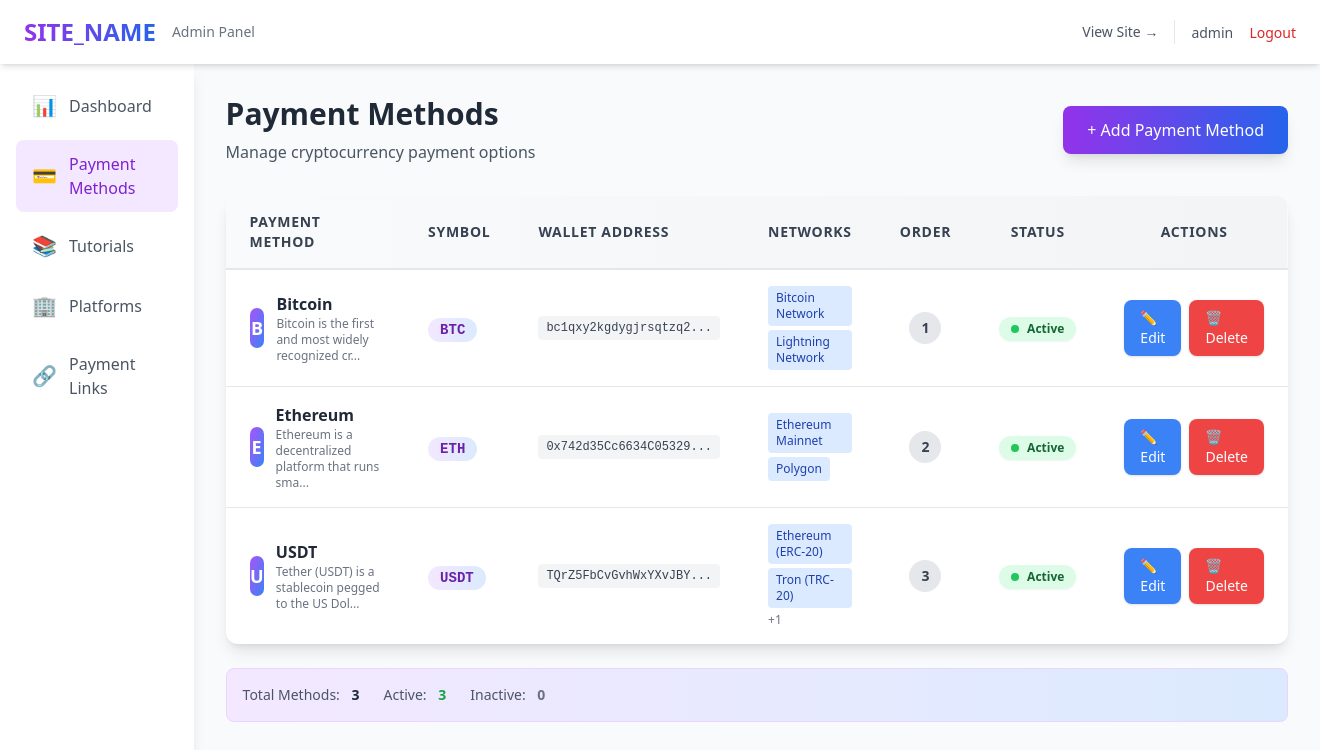
Screenshot of /admin/payment-methods/index.php (signed in) with the database file from the repository.
### tables this page shows
CREATE TABLE IF NOT EXISTS payment_methods (
    id INT AUTO_INCREMENT PRIMARY KEY,
    name VARCHAR(100) NOT NULL,
    symbol VARCHAR(20) NOT NULL,
    logo_path VARCHAR(255) DEFAULT NULL,
    wallet_address VARCHAR(255) NOT NULL,
    qr_code_path VARCHAR(255) DEFAULT NULL,
    networks TEXT,
    description TEXT,
    display_order INT DEFAULT 0,
    is_active TINYINT(1) DEFAULT 1,
    created_at TIMESTAMP DEFAULT CURRENT_TIMESTAMP,
    updated_at TIMESTAMP DEFAULT CURRENT_TIMESTAMP ON UPDATE CURRENT_TIMESTAMP,
    INDEX idx_is_active (is_active),
    INDEX idx_display_order (display_order)
);

### includes/functions.php (called while the page is built, shortened)
<?php
function e($string) {
    return htmlspecialchars($string, ENT_QUOTES, 'UTF-8');
}
function truncate($text, $length = 100, $suffix = '...') {
    return substr($text, 0, $length) . $suffix;
}

### admin/payment-methods/index.php (the view, shortened to what this page needs)
<?php
require_once __DIR__ . '/../../includes/db.php';
require_once __DIR__ . '/../../includes/functions.php';
try {
    $stmt = $pdo->query("
        SELECT * FROM payment_methods
        ORDER BY display_order ASC, created_at DESC
    ");
    $payment_methods = $stmt->fetchAll();
} catch (PDOException $e) {
    error_log("Payment methods fetch error: " . $e->getMessage());
    set_flash('error', 'Error loading payment methods.');
    $payment_methods = [];
}
?>
<!DOCTYPE html>
<html lang="en">
<head>
    <script src="https://cdn.tailwindcss.com"></script>
</head>
<body class="bg-gray-50">
    <?php require_once __DIR__ . '/../includes/nav.php'; ?>
    <div class="flex">
        <?php require_once __DIR__ . '/../includes/sidebar.php'; ?>
        <main class="flex-1 p-8">
            <div class="mb-8 flex items-center justify-between">
                <div>
                    <h1 class="text-3xl font-bold text-gray-800">Payment Methods</h1>
                    <p class="text-gray-600 mt-2">Manage cryptocurrency payment options</p>
                </div>
                <a href="create.php" class="bg-gradient-to-r from-purple-600 to-blue-600 hover:from-purple-700 hover:to-blue-700 text-white px-6 py-3 rounded-lg font-medium shadow-lg transform hover:scale-105 transition duration-200">
                    + Add Payment Method
                </a>
            </div>
            <?php if (empty($payment_methods)): ?>
                <div class="bg-white rounded-xl shadow-lg p-12 text-center">
                    <div class="text-6xl mb-4">💳</div>
                    <h3 class="text-xl font-semibold text-gray-700 mb-2">No Payment Methods Yet</h3>
                    <p class="text-gray-500 mb-6">Get started by adding your first cryptocurrency payment method.</p>
                    <a href="create.php" class="inline-block bg-gradient-to-r from-purple-600 to-blue-600 hover:from-purple-700 hover:to-blue-700 text-white px-6 py-3 rounded-lg font-medium shadow-lg transition duration-200">
                        Add Your First Payment Method
                    </a>
                </div>
            <?php else: ?>
                <div class="bg-white rounded-xl shadow-lg overflow-hidden">
                    <div class="overflow-x-auto">
                        <table class="w-full">
                            <thead class="bg-gradient-to-r from-gray-50 to-gray-100 border-b-2 border-gray-200">
                                <tr>
                                    <th class="text-left py-4 px-6 text-sm font-bold text-gray-700 uppercase tracking-wider">Payment Method</th>
                                    <th class="text-left py-4 px-6 text-sm font-bold text-gray-700 uppercase tracking-wider">Symbol</th>
                                    <th class="text-left py-4 px-6 text-sm font-bold text-gray-700 uppercase tracking-wider">Wallet Address</th>
                                    <th class="text-left py-4 px-6 text-sm font-bold text-gray-700 uppercase tracking-wider">Networks</th>
                                    <th class="text-center py-4 px-6 text-sm font-bold text-gray-700 uppercase tracking-wider">Order</th>
                                    <th class="text-center py-4 px-6 text-sm font-bold text-gray-700 uppercase tracking-wider">Status</th>
                                    <th class="text-center py-4 px-6 text-sm font-bold text-gray-700 uppercase tracking-wider">Actions</th>
                                </tr>
                            </thead>
                            <tbody class="divide-y divide-gray-200">
                                <?php foreach ($payment_methods as $method): ?>
                                    <tr class="hover:bg-gradient-to-r hover:from-purple-50 hover:to-blue-50 transition duration-150">
                                        <td class="py-4 px-6">
                                            <div class="flex items-center space-x-3">
                                                <?php if ($method['logo_path']): ?>
                                                    <img src="/<?= e($method['logo_path']) ?>" alt="<?= e($method['name']) ?>" class="w-10 h-10 rounded-full object-cover border-2 border-gray-200">
                                                <?php else: ?>
                                                    <div class="w-10 h-10 rounded-full bg-gradient-to-br from-purple-500 to-blue-500 flex items-center justify-center text-white font-bold text-lg">
                                                        <?= strtoupper(substr(e($method['symbol']), 0, 1)) ?>
                                                    </div>
                                                <?php endif; ?>
                                                <div>
                                                    <div class="font-semibold text-gray-800"><?= e($method['name']) ?></div>
                                                    <?php if ($method['description']): ?>
                                                        <div class="text-xs text-gray-500"><?= truncate(e($method['description']), 50) ?></div>
                                                    <?php endif; ?>
                                                </div>
                                            </div>
                                        </td>
                                        <td class="py-4 px-6">
                                            <code class="bg-gradient-to-r from-purple-100 to-blue-100 text-purple-800 px-3 py-1 rounded-full text-sm font-semibold">
                                                <?= e($method['symbol']) ?>
                                            </code>
                                        </td>
                                        <td class="py-4 px-6">
                                            <div class="flex items-center space-x-2">
                                                <code class="bg-gray-100 px-2 py-1 rounded text-xs text-gray-700 font-mono">
                                                    <?= truncate(e($method['wallet_address']), 20) ?>
                                                </code>
                                            </div>
                                        </td>
                                        <td class="py-4 px-6">
                                            <?php if ($method['networks']): ?>
                                                <div class="flex flex-wrap gap-1">
                                                    <?php
                                                    $networks = explode(',', $method['networks']);
                                                    $display_networks = array_slice($networks, 0, 2);
                                                    foreach ($display_networks as $network):
                                                    ?>
                                                        <span class="bg-blue-100 text-blue-800 px-2 py-1 rounded text-xs">
                                                            <?= e(trim($network)) ?>
                                                        </span>
                                                    <?php endforeach; ?>
                                                    <?php if (count($networks) > 2): ?>
                                                        <span class="text-gray-500 text-xs">+<?= count($networks) - 2 ?></span>
                                                    <?php endif; ?>
                                                </div>
                                            <?php else: ?>
                                                <span class="text-gray-400 text-sm">—</span>
                                            <?php endif; ?>
                                        </td>
                                        <td class="py-4 px-6 text-center">
                                            <span class="inline-flex items-center justify-center w-8 h-8 bg-gray-200 text-gray-700 rounded-full font-semibold text-sm">
                                                <?= e($method['display_order']) ?>
                                            </span>
                                        </td>
                                        <td class="py-4 px-6 text-center">
                                            <?php if ($method['is_active']): ?>
                                                <span class="inline-flex items-center px-3 py-1 rounded-full text-xs font-semibold bg-green-100 text-green-800 shadow-sm">
                                                    <span class="w-2 h-2 bg-green-500 rounded-full mr-2 animate-pulse"></span>
                                                    Active
                                                </span>
                                            <?php endif; ?>
                                        </td>
                                        <td class="py-4 px-6">
                                            <div class="flex items-center justify-center space-x-2">
                                                <a href="edit.php?id=<?= $method['id'] ?>"
                                                   class="bg-blue-500 hover:bg-blue-600 text-white px-4 py-2 rounded-lg text-sm font-medium transition duration-200 shadow hover:shadow-lg transform hover:scale-105"
                                                   title="Edit">
                                                    ✏️ Edit
                                                </a>
                                                <a href="delete.php?id=<?= $method['id'] ?>"
                                                   class="bg-red-500 hover:bg-red-600 text-white px-4 py-2 rounded-lg text-sm font-medium transition duration-200 shadow hover:shadow-lg transform hover:scale-105"
                                                   onclick="return confirm('Are you sure you want to delete this payment method? This action cannot be undone.');"
                                                   title="Delete">
                                                    🗑️ Delete
                                                </a>
                                            </div>
                                        </td>
                                    </tr>
                                <?php endforeach; ?>
                            </tbody>
                        </table>
                    </div>
                </div>
                <div class="mt-6 bg-gradient-to-r from-purple-100 to-blue-100 rounded-lg p-4 border border-purple-200">
                    <div class="flex items-center justify-between text-sm">
                        <div class="flex items-center space-x-6">
                            <div>
                                <span class="text-gray-600">Total Methods:</span>
                                <span class="font-bold text-gray-800 ml-2"><?= count($payment_methods) ?></span>
                            </div>
                            <div>
                                <span class="text-gray-600">Active:</span>
                                <span class="font-bold text-green-600 ml-2"><?= count(array_filter($payment_methods, fn($m) => $m['is_active'])) ?></span>
                            </div>
                            <div>
                                <span class="text-gray-600">Inactive:</span>
                                <span class="font-bold text-gray-500 ml-2"><?= count(array_filter($payment_methods, fn($m) => !$m['is_active'])) ?></span>
                            </div>
                        </div>
                    </div>
                </div>
            <?php endif; ?>
        </main>
    </div>
</body>
</html>

### rows the page displays
payment_methods: symbol "B", name "Bitcoin", description "Bitcoin is the first and most widely recognized cr...", symbol "BTC", wallet_address "bc1qxy2kgdygjrsqtzq2...", networks "Bitcoin Network", networks "Lightning Network", display_order "1", is_active 1 (drawn)
payment_methods: symbol "E", name "Ethereum", description "Ethereum is a decentralized platform that runs sma...", symbol "ETH", wallet_address "0x742d35Cc6634C05329...", networks "Ethereum Mainnet", networks "Polygon", display_order "2", is_active 1 (drawn)
payment_methods: symbol "U", name "USDT", description "Tether (USDT) is a stablecoin pegged to the US Dol...", symbol "USDT", wallet_address "TQrZ5FbCvGvhWxYXvJBY...", networks "Ethereum (ERC-20)", networks "Tron (TRC-20)", count($networks)-2 "1", display_order "3", is_active 1 (drawn)

### other values shown
$_SESSION['admin_username'] "admin"
count($payment_methods) "3"
count(array_filter($payment_methods, fn($m) => $m['is_active'])) "3"
count(array_filter($payment_methods, fn($m) => !$m['is_active'])) "0"
